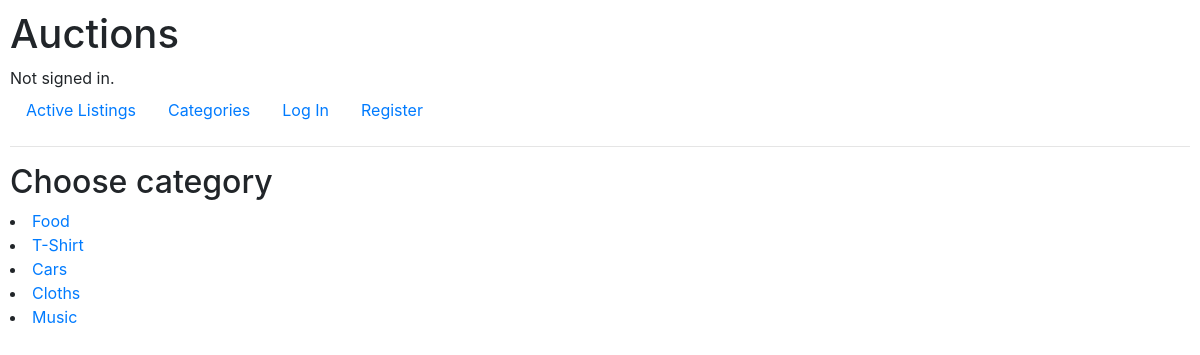
The page /categories on the database its author committed.
### auctions/models.py (models this page shows, shortened)
class Category(models.Model):
    name = models.CharField(max_length=64)

### auctions/views.py (the view)
# urls.py: path("categories", views.categories, name="categories"),
def categories(request):
    return render(request, "auctions/categories.html",{
        "categories":Category.objects.all(),
    })

### auctions/templates/auctions/categories.html (shortened to what this page needs)
{% extends "auctions/layout.html" %}
{% load static %}
{% block body %}
    <h2>Choose category</h2>
        {% for n in categories %}
            <li><a href="{% url 'categories_choose' n.id %}">{{n.name}}</a></li>
        {% endfor %}
{% endblock %}

### auctions/static/auctions/styles.css (style rules this page uses)
body { padding: 10px; }

### rows shown on the page
Category: name "Food"
Category: name "T-Shirt"
Category: name "Cars"
Category: name "Cloths"
Category: name "Music"
